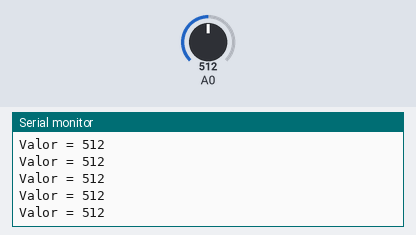
Bench run of a sketch on a simulated Arduino Uno, built with avr-gcc and run on an emulated ATmega328P. Parts: the last lines printed to the serial monitor. Inputs (shaded band) come from the test bench; at power-on: A0 = 512.

Above: at 1.2 s.
1.3 s: A0 set to 11
At 2.4 s:
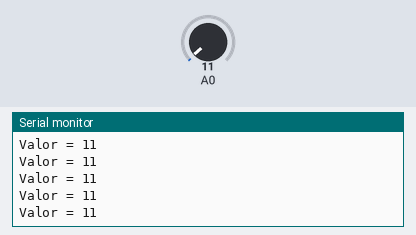
4.3 s: A0 set to 8
At 4.9 s:
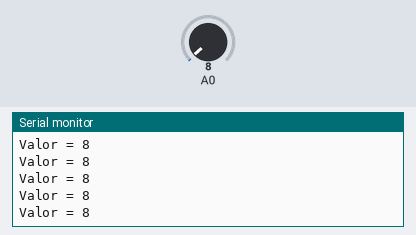
Timing chart, 0 to 7.3 s (numbered marks = the images above; inputs shaded):
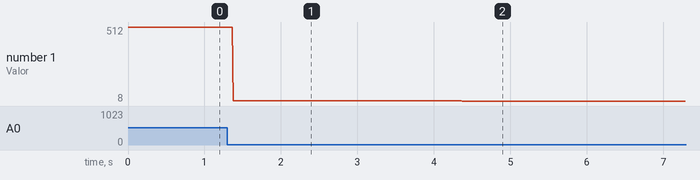

Measured:
- after the input at 1.3 s, the serial monitor: prints a new line after 0.08 s (image 1)
- after the input at 4.3 s, the serial monitor: prints a new line after 0.07 s (image 2)
- plotted number 1: 512 → 11 after the input at 1.3 s, 11 → 8 after the input at 4.3 s

The sketch:

lectura_potenciometro.ino
```cpp
int lectura_pot = 0;

void setup() {
  Serial.begin(9600); // Abre el puerto serie y fija la velocidad en baudios para la transmisión de datos en serie.
}

void loop() {
  lectura_pot = analogRead(0); // Almacena la lectura analógica analogRead() del potenciometro de 0 - 1023

  Serial.print("Valor = "); Serial.println(lectura_pot); // Imprime los datos en monitor serial con salto de linea

}
```
